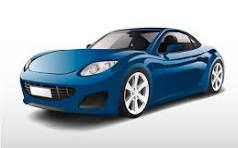
#> input picture Learning/Computer Vision & Image Processing/Image_Preprocessing/Edge_Detection/image.jpg, 238 x 148 px
$ python Edge_Detection.py   (older library calls are emulated)
#> lines starting #> are read from the running program, lines starting #| are printed output that depends on the picture; after the words box and inside, x2 and y2 are one past the last pixel; in counts of white or black regions, pixels touching at a corner belong together
import cv2
import numpy as np
import matplotlib.pyplot as plt

# Load the image
image=cv2.imread("image.jpg")
#> image is the input picture: shape (148, 238, 3); mean B, G, R 188.3, 179.2, 166.9
if image is None:
    print("Error: Image not found.")
    exit()

# Convert to grayscale
gray=cv2.cvtColor(image,cv2.COLOR_BGR2GRAY)
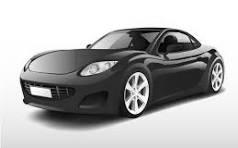
#> gray: shape (148, 238); min 0, max 255, mean 176.5


#apply sobel edge detection
sobelx=cv2.Sobel(gray,cv2.CV_64F,1,0,ksize=3)
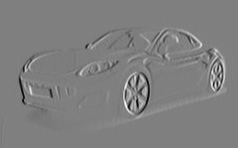
#> sobelx: shape (148, 238) float64; min -973, max 967, mean -0.1; drawn with min black and max white
sobely=cv2.Sobel(gray,cv2.CV_64F,0,1,ksize=3)
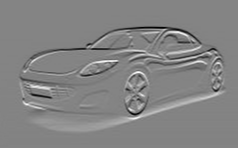
#> sobely: shape (148, 238) float64; min -979, max 912, mean -2; drawn with min black and max white
sobel_magnitude = np.sqrt(sobelx**2 + sobely**2)
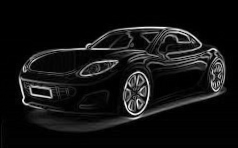
#> sobel_magnitude: shape (148, 238) float64; min 0, max 1004.3, mean 73.6; drawn with min black and max white
sobel_magnitude = np.uint8(sobel_magnitude)
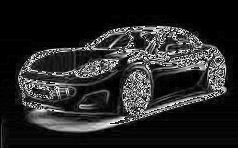
#> sobel_magnitude: shape (148, 238); min 0, max 255, mean 39


# Apply Canny edge detection
edges=cv2.Canny(gray,100,200)
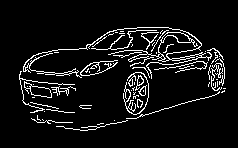
#> edges: shape (148, 238); 7.6% white in thin lines or dots, all inside (x1, y1, x2, y2) = (19, 27, 226, 131)

#visualisation

plt.figure(figsize=(12,6))

plt.subplot(1,3,1)
plt.title("Original Image")
plt.imshow(gray,cmap='gray')

plt.subplot(1,3,2)
plt.title("Sobel Edges")
plt.imshow(sobel_magnitude,cmap='gray')


plt.subplot(1,3,3)
plt.title("Canny Edges")
plt.imshow(edges,cmap='gray')

plt.tight_layout()
plt.savefig("result.png", dpi=300)
plt.show()
